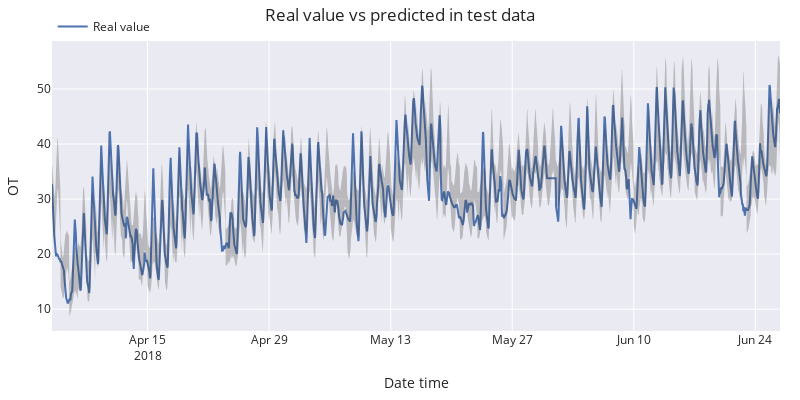

Notebook cell for this chart:
### Code cell
# Plot
# ==============================================================================
fig = go.Figure([
    go.Scatter(name='Real value', x=data_test.index, y=data_test['OT'], mode='lines'),
    go.Scatter(
        name='Upper Bound', x=prediction_interval.index, y=prediction_interval['upper_bound'],
        mode='lines', marker=dict(color="#444"), line=dict(width=0), showlegend=False
    ),
    go.Scatter(
        name='Lower Bound', x=prediction_interval.index, y=prediction_interval['lower_bound'],
        marker=dict(color="#444"), line=dict(width=0), mode='lines',
        fillcolor='rgba(68, 68, 68, 0.3)', fill='tonexty', showlegend=False
    )

])
fig.update_layout(
    title="Real value vs predicted in test data",
    xaxis_title="Date time",
    yaxis_title="OT",
    width=800,
    height=400,
    margin=dict(l=20, r=20, t=35, b=20),
    hovermode="x",
    legend=dict(orientation="h", yanchor="top", y=1.1, xanchor="left", x=0.001)
)
fig.show()

### Figure 1 — Plotly figure (JSON) as saved in the notebook; plotly's stock layout.template omitted (floating-point values rounded to 4 significant figures; data arrays with more than 128 entries replaced by an {"elided": "..."} marker saying what was removed)
{"data": [{"mode": "lines", "name": "Real value", "type": "scatter", "x": {"elided": "2013 str values"}, "y": {"elided": "2013 float values"}}, {"line": {"width": 0}, "marker": {"color": "#444"}, "mode": "lines", "name": "Upper Bound", "showlegend": false, "type": "scatter", "x": {"elided": "2013 str values"}, "y": {"elided": "2013 float values"}}, {"fill": "tonexty", "fillcolor": "rgba(68, 68, 68, 0.3)", "line": {"width": 0}, "marker": {"color": "#444"}, "mode": "lines", "name": "Lower Bound", "showlegend": false, "type": "scatter", "x": {"elided": "2013 str values"}, "y": {"elided": "2013 float values"}}], "layout": {"height": 400, "hovermode": "x", "legend": {"orientation": "h", "x": 0.001, "xanchor": "left", "y": 1.1, "yanchor": "top"}, "margin": {"b": 20, "l": 20, "r": 20, "t": 35}, "title": {"text": "Real value vs predicted in test data"}, "width": 800, "xaxis": {"title": {"text": "Date time"}}, "yaxis": {"title": {"text": "OT"}}}}
